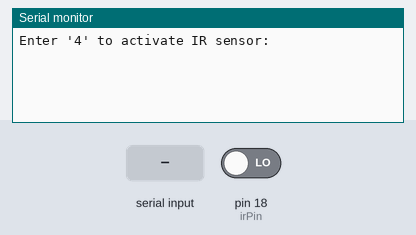
Bench run of a sketch on a simulated Arduino Uno, built with avr-gcc and run on an emulated ATmega328P. On the bench: the last lines printed to the serial monitor. The inputs (shaded band) are chosen by the test bench; at power-on: pin 18 (irPin) LOW.

Above: at 1.2 s.
1.3 s: "90,45\n" received over Serial
At 3.3 s:
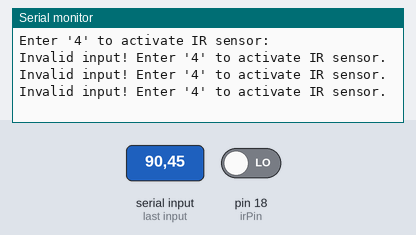
3.8 s: "4\n" received over Serial
At 4.5 s:
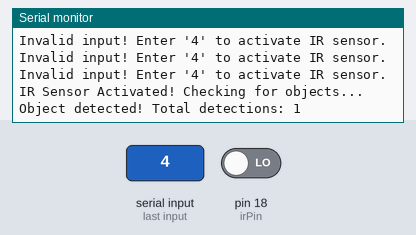

The sketch:

ir_detection.ino
```cpp
const int irPin = 18;  // IR sensor connected to GPIO34 (ADC1)
int userInput;          // Variable to store user input
int detectionCount = 0; // Counter for object detections
bool lastState = HIGH;  // Store the previous state of IR sensor

void setup() {
    Serial.begin(115200);  // Initialize Serial Monitor
    pinMode(irPin, INPUT); // Set IR sensor as input
    Serial.println("Enter '4' to activate IR sensor:");
}

void loop() {
    // Wait for user input to activate IR sensor
    if (Serial.available() > 0) {
        userInput = Serial.parseInt();  // Read user input as integer

        if (userInput == 4) {  // If user enters 4, activate sensor
            Serial.println("IR Sensor Activated! Checking for objects...");

            while (true) { // Infinite loop to continuously check sensor
                bool currentState = digitalRead(irPin);  // Read IR sensor as HIGH or LOW

                // Detect HIGH → LOW transition (object appears)
                if (lastState == HIGH && currentState == LOW) {
                    detectionCount++; // Increment detection count
                    Serial.print("Object detected! Total detections: ");
                    Serial.println(detectionCount);
                }

                lastState = currentState; // Update last state
                delay(500); // Debounce delay to prevent false triggers
            }
        } else {
            Serial.println("Invalid input! Enter '4' to activate IR sensor.");
        }
    }
}
```

Measured:
- after the input at 1.3 s, the serial monitor: prints a new line at once (image 1)
- after the input at 3.8 s, the serial monitor: prints a new line at once (image 2)
